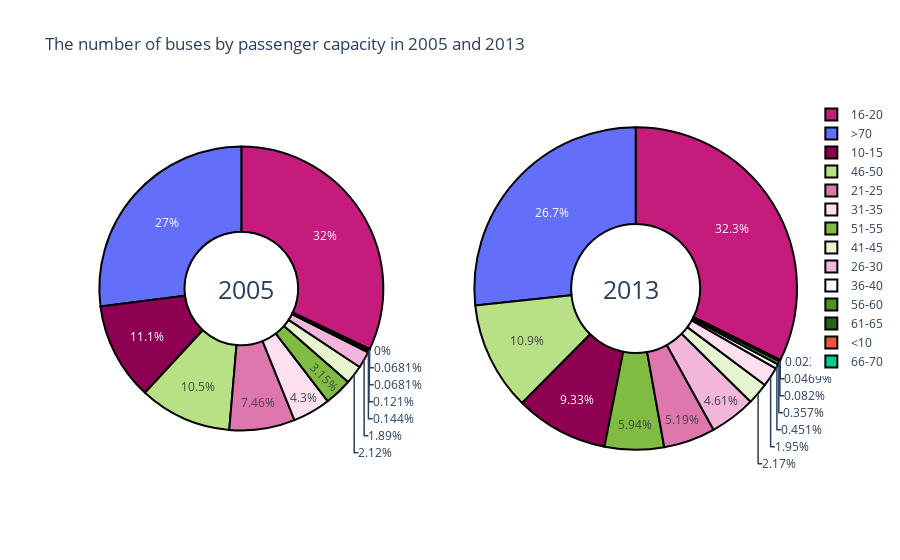

Source (notebook cell):
### Markdown cell above
## Useful Insights 3 
- The effect of accessibility on commuters: bus passenger capacity

### Code cell
# import modules
import numpy as np
import pandas as pd
import matplotlib.pyplot as plt
import seaborn as sns
import plotly.express as px
import plotly.graph_objects as go
from plotly.subplots import make_subplots

# extract 2005 data
pastData = busPop[busPop['year'] == '2005']
pastNumber = pastData['no_of_buses']

# extract 2013 data
presentData = busPop[busPop['year'] == '2013']
presentNumber = presentData['no_of_buses']

# labels
labels = busPop['passenger_capacity']
labels = np.unique(labels)

# create subplots
# use 'domain' type 
fig = make_subplots(rows=1, cols=2, specs=[[{'type':'domain'}, {'type':'domain'}]])
# plot pie chart (past)
fig.add_trace(go.Pie(labels=labels, values=pastNumber, name="2005", marker_colors=px.colors.diverging.PiYG, scalegroup='one'),
              1, 1)
# plot pie chart (present)
fig.add_trace(go.Pie(labels=labels, values=presentNumber, name="2013", scalegroup='one'),
              1, 2)

# create a donut-like pie chart (hole)
fig.update_traces(hole=.4)

# set layout title 
fig.update_layout(
    title_text="The number of buses by passenger capacity in 2005 and 2013",
    # add annotations in the center of the donut pie charts
    annotations=[dict(text='2005', x=0.19, y=0.5, font_size=25, showarrow=False),
                 dict(text='2013', x=0.81, y=0.5, font_size=25, showarrow=False)])

# outline of pie charts
fig.update_traces(marker=dict(line=dict(color='#000000', width=2)))
# uniform text size
fig.update_layout(uniformtext_minsize=13)

# show the pie charts
fig.show()

### Figure 1 — Plotly figure (JSON) as saved in the notebook; plotly's stock layout.template omitted (floating-point values rounded to 4 significant figures)
{"data": [{"domain": {"x": [0, 0.45], "y": [0, 1]}, "hole": 0.4, "labels": ["10-15", "16-20", "21-25", "26-30", "31-35", "36-40", "41-45", "46-50", "51-55", "56-60", "61-65", "66-70", "<10", ">70"], "marker": {"colors": ["rgb(142,1,82)", "rgb(197,27,125)", "rgb(222,119,174)", "rgb(241,182,218)", "rgb(253,224,239)", "rgb(247,247,247)", "rgb(230,245,208)", "rgb(184,225,134)", "rgb(127,188,65)", "rgb(77,146,33)", "rgb(39,100,25)"], "line": {"color": "#000000", "width": 2}}, "name": "2005", "scalegroup": "one", "type": "pie", "values": [1467, 4234, 986, 250, 569, 19, 280, 1391, 417, 16, 9, 0, 9, 3573]}, {"domain": {"x": [0.55, 1], "y": [0, 1]}, "hole": 0.4, "labels": ["10-15", "16-20", "21-25", "26-30", "31-35", "36-40", "41-45", "46-50", "51-55", "56-60", "61-65", "66-70", "<10", ">70"], "marker": {"line": {"color": "#000000", "width": 2}}, "name": "2013", "scalegroup": "one", "type": "pie", "values": [1592, 5511, 885, 786, 332, 77, 371, 1857, 1013, 61, 8, 14, 4, 4554]}], "layout": {"annotations": [{"font": {"size": 25}, "showarrow": false, "text": "2005", "x": 0.19, "y": 0.5}, {"font": {"size": 25}, "showarrow": false, "text": "2013", "x": 0.81, "y": 0.5}], "title": {"text": "The number of buses by passenger capacity in 2005 and 2013"}, "uniformtext": {"minsize": 13}}}
